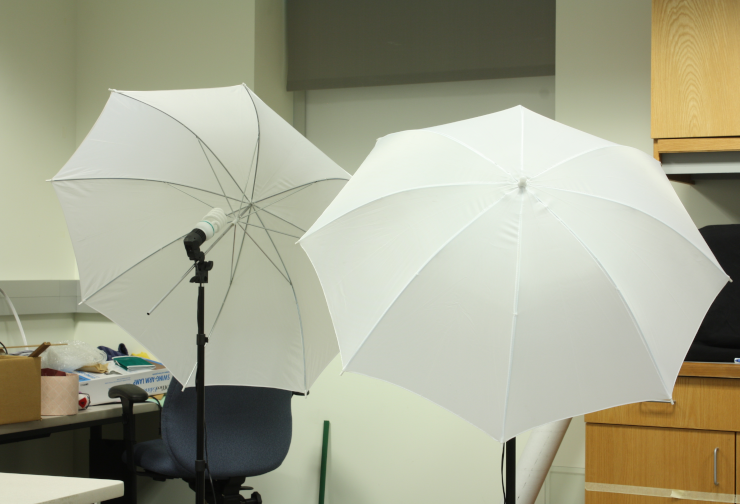
#> input picture CW-3/umbrellaL.png, 740 x 504 px; its folder holds 2 pictures in this run
$ python test1.py
#> lines starting #> are read from the running program, lines starting #| are printed output that depends on the picture
#> in open_image, `image = cv2.imread(i, cv2.IMREAD_GRAYSCALE)`:
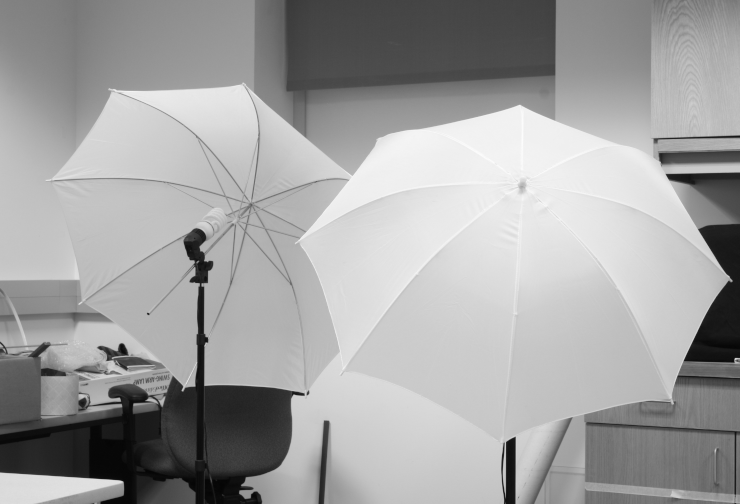
#> image: shape (504, 740); min 5, max 252, mean 161.7
#> call 2 of open_image, with i = 'umbrellaR.png'
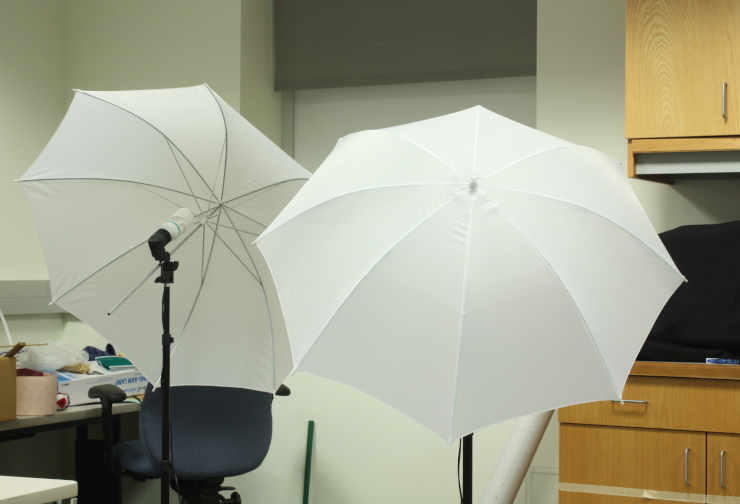
#> input picture CW-3/umbrellaR.png, 740 x 504 px
#> in open_image (call 2), `image = cv2.imread(i, cv2.IMREAD_GRAYSCALE)`:
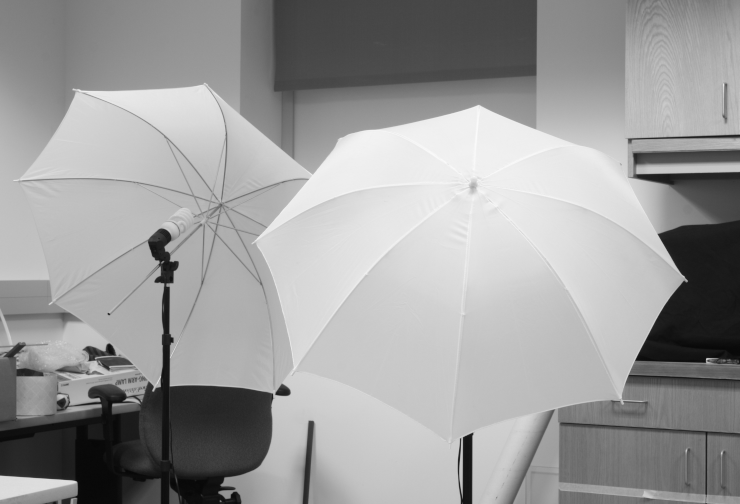
#> image: shape (504, 740); min 7, max 250, mean 155.8
### CW-3/disparity.py
import numpy as np
import cv2
import sys
from mpl_toolkits import mplot3d
from matplotlib import pyplot as plt


# ================================================
#
# [8 lines left out: function getDisparityMap, not called in this run]
# ================================================


# ================================================
#
def plot(disparity):
    # This just plots some sample points.  Change this function to
    # plot the 3D reconstruction from the disparity map and other values
    x = []
    y = []
    z = []
    for r in range(4):
        for c in range(4):
                x += [c]
                y += [r]
                z += [r*c]

    # Plt depths
    ax = plt.axes(projection ='3d')
    ax.scatter(x, y, z, 'green')

    # Labels
    ax.set_xlabel('x')
    ax.set_ylabel('y')
    ax.set_zlabel('z')

    plt.savefig('myplot.pdf', bbox_inches='tight') # Can also specify an image, e.g. myplot.png
    plt.show()


# ================================================
#
# [43 lines that do not run on import are left out]

### CW-3/test1.py
import sys
import cv2
import os
import numpy as np
import scipy
import disparity

max_lowThreshold = 100
window_name = 'Edge Map'
title_trackbar = 'Min Threshold:'
ratio = 3
kernel_size = 3
canny_vals = [90, 158, 64, 5]

underline = "________________________________________________"

cam0 = [(5806.559, 0, 1429.219),
        (0, 5806.559, 993.403),
        (0, 0, 1)]
cam1 = [(5806.559, 0, 1543.51),
        (0, 5806.559, 993.403),
        (0, 0, 1)]
sensor = [22.2, 14.8]
resolution = [3088, 2056]
doffs = 114.291
baseline = 174.019
# width = 2960
# height = 2016
width = 740
height = 505

img = [f"umbrella{i}.png" for i in ('L', 'R')]


def pause():
    while True:
        if cv2.waitKey(1) == ord(' '):
#> (key Esc is pressed here)
            break

    cv2.destroyAllWindows()


def open_image(i=None):
    # Display Image
    if i is None:
        print("Error: Trying to open nothing.")
        sys.exit()
    else:
        image = cv2.imread(i, cv2.IMREAD_GRAYSCALE)

    if image is None:
        print(f'Error: failed to open {i}')
        sys.exit()

    return image


def getDisparity():
    global disparityNormalised, disparity_img
    canny_images = [cv2.Canny(i, canny_vals[0], canny_vals[1]) for i in images]
    disparity_img = disparity.getDisparityMap(canny_images[0], canny_images[1], canny_vals[2], canny_vals[3])
    disparityNormalised = np.interp(disparity_img, (disparity_img.min(), disparity_img.max()), (0.0, 1.0))
    cv2.imshow('Disparity', disparityNormalised)
    picture = np.interp(disparity_img, (disparity_img.min(), disparity_img.max()), (0.0, 255.0))
    cv2.imwrite(f'Disparity.png', picture)
    cv2.imwrite(f'CannyL.png', canny_images[0])
    cv2.imwrite(f'CannyR.png', canny_images[1])


def change1(x):
    canny_vals[0] = x
    getDisparity()


def change2(x):
    canny_vals[1] = x
    getDisparity()


def change1a(x):
    canny_vals[2] = x
    getDisparity()


def change2a(x):
    canny_vals[3] = x
    getDisparity()


def task2():
    original_photo = images[0]
    copy_photo = images[0]
    depth_image = np.zeros_like(disparityNormalised)
    for a, r in enumerate(disparityNormalised):
        for b, c in enumerate(r):
            pass


images = [open_image(img[0]), open_image(img[1])]
cv2.imshow(f"blur", images[0])

# FOCAL LENGTH CALCULATION
# focal length(mm) = focal length (px) / (sensor width (mm) x image width (px))
focal_length = cam0[0][0] * (sensor[0] / resolution[0])
print(f"focal length "
      f"= focal length ({cam0[0][0]}px) * (sensor width ({sensor[0]}mm) / image width ({resolution[0]}mm))"
      f"\nf={focal_length}mm"
      f"\n{underline}")

# DISPARITY MAP
cv2.imshow(f"Disparity", images[0])
disparityNormalised = []
disparity_img = []
cv2.createTrackbar('Canny1', 'Disparity', canny_vals[0], 255, change1)
cv2.createTrackbar('Canny2', 'Disparity', canny_vals[1], 255, change2)
cv2.createTrackbar('Number of disparities', 'Disparity', canny_vals[2], 255, change1a)
cv2.createTrackbar('Block Size', 'Disparity', canny_vals[3], 255, change2a)

pause()

# VIEWS OF THE SCENE
image_depth = np.zeros_like(disparityNormalised)

# calculate Z value for each coordinate
coordinates = []
for i, row in enumerate(disparity_img):
    for j, column in enumerate(row):

        # depth = baseline*(focal_length/(disparity + doffs))
        image_depth[i][j] = baseline * (cam0[0][0] / (disparity_img[i][j] + doffs))

        if disparityNormalised[i][j] > 0:
            # Calculate world co-ordinates using similar triangles
            # x = (depth/focus) * X0
            x = (column / focal_length) * i
            coordinates.append((x, j, image_depth[i][j]))

# Plot disparity
disparity.plot(coordinates)
#> in plot, `plt.savefig('myplot.pdf', bbox_inches='tight')`:
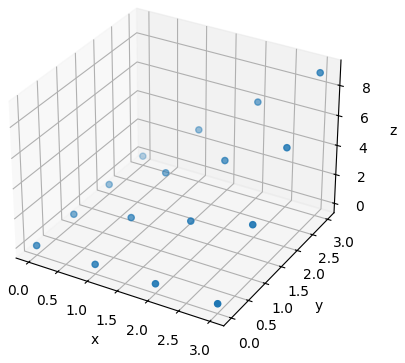
#> figure drawn by matplotlib, 1 panel
